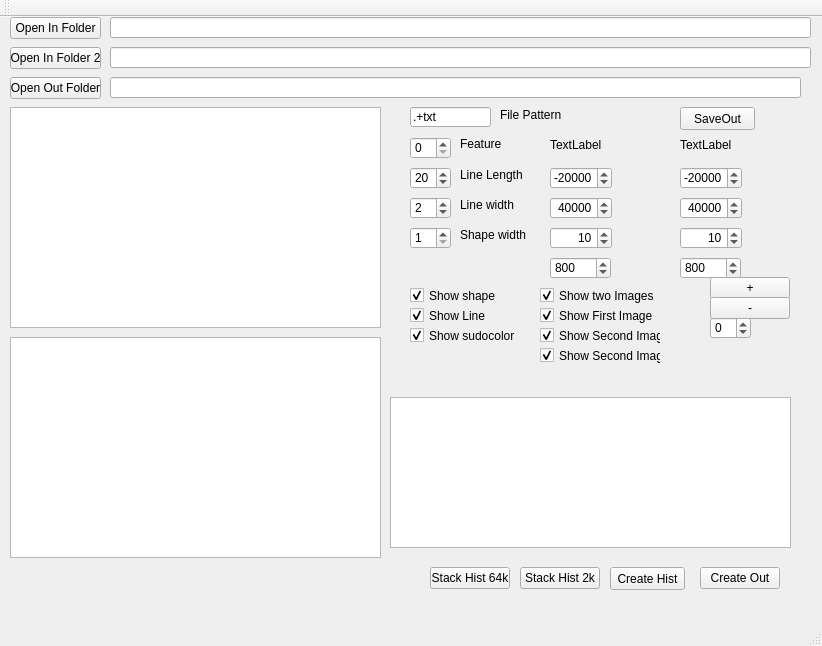
<?xml version="1.0" encoding="UTF-8"?>
<ui version="4.0">
 <class>MainWindow</class>
 <widget class="QMainWindow" name="MainWindow">
  <property name="geometry">
   <rect>
    <x>0</x>
    <y>0</y>
    <width>822</width>
    <height>646</height>
   </rect>
  </property>
  <property name="windowTitle">
   <string>MainWindow</string>
  </property>
  <widget class="QWidget" name="centralWidget">
   <widget class="QListWidget" name="FileListWidget">
    <property name="geometry">
     <rect>
      <x>10</x>
      <y>90</y>
      <width>371</width>
      <height>221</height>
     </rect>
    </property>
   </widget>
   <widget class="QPushButton" name="pushButton">
    <property name="geometry">
     <rect>
      <x>10</x>
      <y>0</y>
      <width>91</width>
      <height>22</height>
     </rect>
    </property>
    <property name="text">
     <string>Open In Folder</string>
    </property>
   </widget>
   <widget class="QLineEdit" name="DirectoryLineEdit">
    <property name="geometry">
     <rect>
      <x>110</x>
      <y>0</y>
      <width>701</width>
      <height>21</height>
     </rect>
    </property>
   </widget>
   <widget class="QLineEdit" name="RegexLineEdit">
    <property name="geometry">
     <rect>
      <x>410</x>
      <y>90</y>
      <width>81</width>
      <height>20</height>
     </rect>
    </property>
    <property name="text">
     <string>.+txt</string>
    </property>
   </widget>
   <widget class="QTextEdit" name="textEdit">
    <property name="geometry">
     <rect>
      <x>390</x>
      <y>380</y>
      <width>401</width>
      <height>151</height>
     </rect>
    </property>
   </widget>
   <widget class="QSpinBox" name="spinBoxLineLength">
    <property name="geometry">
     <rect>
      <x>410</x>
      <y>150</y>
      <width>41</width>
      <height>22</height>
     </rect>
    </property>
    <property name="value">
     <number>20</number>
    </property>
   </widget>
   <widget class="QSpinBox" name="spinBoxFeatureToShow">
    <property name="geometry">
     <rect>
      <x>410</x>
      <y>120</y>
      <width>41</width>
      <height>22</height>
     </rect>
    </property>
    <property name="maximum">
     <number>8</number>
    </property>
    <property name="value">
     <number>0</number>
    </property>
   </widget>
   <widget class="QSpinBox" name="spinBoxImposedLineThickness">
    <property name="geometry">
     <rect>
      <x>410</x>
      <y>180</y>
      <width>41</width>
      <height>22</height>
     </rect>
    </property>
    <property name="minimum">
     <number>1</number>
    </property>
    <property name="maximum">
     <number>10</number>
    </property>
    <property name="value">
     <number>2</number>
    </property>
   </widget>
   <widget class="QLabel" name="label">
    <property name="geometry">
     <rect>
      <x>500</x>
      <y>90</y>
      <width>71</width>
      <height>16</height>
     </rect>
    </property>
    <property name="text">
     <string>File Pattern</string>
    </property>
   </widget>
   <widget class="QLabel" name="label_2">
    <property name="geometry">
     <rect>
      <x>460</x>
      <y>150</y>
      <width>71</width>
      <height>16</height>
     </rect>
    </property>
    <property name="text">
     <string>Line Length</string>
    </property>
   </widget>
   <widget class="QLabel" name="label_3">
    <property name="geometry">
     <rect>
      <x>460</x>
      <y>120</y>
      <width>47</width>
      <height>13</height>
     </rect>
    </property>
    <property name="text">
     <string>Feature</string>
    </property>
   </widget>
   <widget class="QLabel" name="label_4">
    <property name="geometry">
     <rect>
      <x>460</x>
      <y>180</y>
      <width>61</width>
      <height>16</height>
     </rect>
    </property>
    <property name="text">
     <string>Line width</string>
    </property>
   </widget>
   <widget class="QSpinBox" name="spinBoxImposedShapeThickness">
    <property name="geometry">
     <rect>
      <x>410</x>
      <y>210</y>
      <width>41</width>
      <height>22</height>
     </rect>
    </property>
    <property name="minimum">
     <number>1</number>
    </property>
    <property name="maximum">
     <number>5</number>
    </property>
    <property name="value">
     <number>1</number>
    </property>
   </widget>
   <widget class="QLabel" name="label_5">
    <property name="geometry">
     <rect>
      <x>460</x>
      <y>210</y>
      <width>71</width>
      <height>16</height>
     </rect>
    </property>
    <property name="text">
     <string>Shape width</string>
    </property>
   </widget>
   <widget class="QCheckBox" name="checkBoxShowSape">
    <property name="geometry">
     <rect>
      <x>410</x>
      <y>270</y>
      <width>101</width>
      <height>17</height>
     </rect>
    </property>
    <property name="text">
     <string>Show shape</string>
    </property>
    <property name="checked">
     <bool>true</bool>
    </property>
   </widget>
   <widget class="QCheckBox" name="checkBoxShowLine">
    <property name="geometry">
     <rect>
      <x>410</x>
      <y>290</y>
      <width>91</width>
      <height>17</height>
     </rect>
    </property>
    <property name="text">
     <string>Show Line</string>
    </property>
    <property name="checked">
     <bool>true</bool>
    </property>
   </widget>
   <widget class="QCheckBox" name="checkBoxShowSudoColor">
    <property name="geometry">
     <rect>
      <x>410</x>
      <y>310</y>
      <width>111</width>
      <height>17</height>
     </rect>
    </property>
    <property name="text">
     <string>Show sudocolor</string>
    </property>
    <property name="checked">
     <bool>true</bool>
    </property>
   </widget>
   <widget class="QLineEdit" name="LineEditSaveDirectory">
    <property name="geometry">
     <rect>
      <x>110</x>
      <y>60</y>
      <width>691</width>
      <height>21</height>
     </rect>
    </property>
   </widget>
   <widget class="QPushButton" name="pushButtonChoseOutDir">
    <property name="geometry">
     <rect>
      <x>10</x>
      <y>60</y>
      <width>91</width>
      <height>22</height>
     </rect>
    </property>
    <property name="text">
     <string>Open Out Folder</string>
    </property>
   </widget>
   <widget class="QPushButton" name="pushButtonSaveOut">
    <property name="geometry">
     <rect>
      <x>680</x>
      <y>90</y>
      <width>75</width>
      <height>23</height>
     </rect>
    </property>
    <property name="text">
     <string>SaveOut</string>
    </property>
   </widget>
   <widget class="QLabel" name="labelFeatName">
    <property name="geometry">
     <rect>
      <x>550</x>
      <y>120</y>
      <width>101</width>
      <height>16</height>
     </rect>
    </property>
    <property name="text">
     <string>TextLabel</string>
    </property>
   </widget>
   <widget class="QDoubleSpinBox" name="doubleSpinBoxImMin">
    <property name="geometry">
     <rect>
      <x>550</x>
      <y>150</y>
      <width>62</width>
      <height>22</height>
     </rect>
    </property>
    <property name="alignment">
     <set>Qt::AlignRight|Qt::AlignTrailing|Qt::AlignVCenter</set>
    </property>
    <property name="decimals">
     <number>0</number>
    </property>
    <property name="minimum">
     <double>-65535.000000000000000</double>
    </property>
    <property name="maximum">
     <double>65535.000000000000000</double>
    </property>
    <property name="singleStep">
     <double>512.000000000000000</double>
    </property>
    <property name="value">
     <double>-20000.000000000000000</double>
    </property>
   </widget>
   <widget class="QDoubleSpinBox" name="doubleSpinBoxImMax">
    <property name="geometry">
     <rect>
      <x>550</x>
      <y>180</y>
      <width>62</width>
      <height>22</height>
     </rect>
    </property>
    <property name="alignment">
     <set>Qt::AlignRight|Qt::AlignTrailing|Qt::AlignVCenter</set>
    </property>
    <property name="decimals">
     <number>0</number>
    </property>
    <property name="maximum">
     <double>65535.000000000000000</double>
    </property>
    <property name="singleStep">
     <double>512.000000000000000</double>
    </property>
    <property name="value">
     <double>40000.000000000000000</double>
    </property>
   </widget>
   <widget class="QDoubleSpinBox" name="doubleSpinBoxProcTresh">
    <property name="geometry">
     <rect>
      <x>550</x>
      <y>210</y>
      <width>62</width>
      <height>22</height>
     </rect>
    </property>
    <property name="alignment">
     <set>Qt::AlignRight|Qt::AlignTrailing|Qt::AlignVCenter</set>
    </property>
    <property name="decimals">
     <number>0</number>
    </property>
    <property name="maximum">
     <double>65535.000000000000000</double>
    </property>
    <property name="singleStep">
     <double>1.000000000000000</double>
    </property>
    <property name="value">
     <double>10.000000000000000</double>
    </property>
   </widget>
   <widget class="QListWidget" name="File2ListWidget">
    <property name="geometry">
     <rect>
      <x>10</x>
      <y>320</y>
      <width>371</width>
      <height>221</height>
     </rect>
    </property>
   </widget>
   <widget class="QLineEdit" name="Directory2LineEdit">
    <property name="geometry">
     <rect>
      <x>110</x>
      <y>30</y>
      <width>701</width>
      <height>21</height>
     </rect>
    </property>
   </widget>
   <widget class="QPushButton" name="pushButton2">
    <property name="geometry">
     <rect>
      <x>10</x>
      <y>30</y>
      <width>91</width>
      <height>22</height>
     </rect>
    </property>
    <property name="text">
     <string>Open In Folder 2</string>
    </property>
   </widget>
   <widget class="QLabel" name="labelFeatName2">
    <property name="geometry">
     <rect>
      <x>680</x>
      <y>120</y>
      <width>101</width>
      <height>16</height>
     </rect>
    </property>
    <property name="text">
     <string>TextLabel</string>
    </property>
   </widget>
   <widget class="QDoubleSpinBox" name="doubleSpinBoxImMax2">
    <property name="geometry">
     <rect>
      <x>680</x>
      <y>180</y>
      <width>62</width>
      <height>22</height>
     </rect>
    </property>
    <property name="alignment">
     <set>Qt::AlignRight|Qt::AlignTrailing|Qt::AlignVCenter</set>
    </property>
    <property name="decimals">
     <number>0</number>
    </property>
    <property name="maximum">
     <double>65535.000000000000000</double>
    </property>
    <property name="singleStep">
     <double>512.000000000000000</double>
    </property>
    <property name="value">
     <double>40000.000000000000000</double>
    </property>
   </widget>
   <widget class="QDoubleSpinBox" name="doubleSpinBoxProcTresh2">
    <property name="geometry">
     <rect>
      <x>680</x>
      <y>210</y>
      <width>62</width>
      <height>22</height>
     </rect>
    </property>
    <property name="alignment">
     <set>Qt::AlignRight|Qt::AlignTrailing|Qt::AlignVCenter</set>
    </property>
    <property name="decimals">
     <number>0</number>
    </property>
    <property name="maximum">
     <double>65535.000000000000000</double>
    </property>
    <property name="singleStep">
     <double>1.000000000000000</double>
    </property>
    <property name="value">
     <double>10.000000000000000</double>
    </property>
   </widget>
   <widget class="QDoubleSpinBox" name="doubleSpinBoxImMin2">
    <property name="geometry">
     <rect>
      <x>680</x>
      <y>150</y>
      <width>62</width>
      <height>22</height>
     </rect>
    </property>
    <property name="alignment">
     <set>Qt::AlignRight|Qt::AlignTrailing|Qt::AlignVCenter</set>
    </property>
    <property name="decimals">
     <number>0</number>
    </property>
    <property name="minimum">
     <double>-65535.000000000000000</double>
    </property>
    <property name="maximum">
     <double>65535.000000000000000</double>
    </property>
    <property name="singleStep">
     <double>512.000000000000000</double>
    </property>
    <property name="value">
     <double>-20000.000000000000000</double>
    </property>
   </widget>
   <widget class="QCheckBox" name="checkBoxShowSecondIm">
    <property name="geometry">
     <rect>
      <x>540</x>
      <y>310</y>
      <width>121</width>
      <height>17</height>
     </rect>
    </property>
    <property name="text">
     <string>Show Second Image</string>
    </property>
    <property name="checked">
     <bool>true</bool>
    </property>
   </widget>
   <widget class="QCheckBox" name="checkBoxShowFirstIm">
    <property name="geometry">
     <rect>
      <x>540</x>
      <y>290</y>
      <width>121</width>
      <height>17</height>
     </rect>
    </property>
    <property name="text">
     <string>Show First Image</string>
    </property>
    <property name="checked">
     <bool>true</bool>
    </property>
   </widget>
   <widget class="QCheckBox" name="checkBoxShowTwoIm">
    <property name="geometry">
     <rect>
      <x>540</x>
      <y>270</y>
      <width>121</width>
      <height>17</height>
     </rect>
    </property>
    <property name="text">
     <string>Show two Images</string>
    </property>
    <property name="checked">
     <bool>true</bool>
    </property>
   </widget>
   <widget class="QPushButton" name="pushButtonPlus">
    <property name="geometry">
     <rect>
      <x>710</x>
      <y>260</y>
      <width>80</width>
      <height>22</height>
     </rect>
    </property>
    <property name="text">
     <string>+</string>
    </property>
   </widget>
   <widget class="QPushButton" name="pushButtonMinus">
    <property name="geometry">
     <rect>
      <x>710</x>
      <y>280</y>
      <width>80</width>
      <height>22</height>
     </rect>
    </property>
    <property name="text">
     <string>-</string>
    </property>
   </widget>
   <widget class="QSpinBox" name="spinBoxZOffset">
    <property name="geometry">
     <rect>
      <x>710</x>
      <y>300</y>
      <width>41</width>
      <height>22</height>
     </rect>
    </property>
    <property name="minimum">
     <number>-10</number>
    </property>
    <property name="maximum">
     <number>10</number>
    </property>
    <property name="value">
     <number>0</number>
    </property>
   </widget>
   <widget class="QPushButton" name="pushButtonCreateOut">
    <property name="geometry">
     <rect>
      <x>700</x>
      <y>550</y>
      <width>80</width>
      <height>22</height>
     </rect>
    </property>
    <property name="text">
     <string>Create Out</string>
    </property>
   </widget>
   <widget class="QPushButton" name="pushCreateHist">
    <property name="geometry">
     <rect>
      <x>610</x>
      <y>550</y>
      <width>75</width>
      <height>23</height>
     </rect>
    </property>
    <property name="text">
     <string>Create Hist</string>
    </property>
   </widget>
   <widget class="QPushButton" name="pushButtonCreateGlobalHist">
    <property name="geometry">
     <rect>
      <x>520</x>
      <y>550</y>
      <width>80</width>
      <height>22</height>
     </rect>
    </property>
    <property name="text">
     <string>Stack Hist 2k</string>
    </property>
   </widget>
   <widget class="QPushButton" name="pushButtonStackHist64k">
    <property name="geometry">
     <rect>
      <x>430</x>
      <y>550</y>
      <width>80</width>
      <height>22</height>
     </rect>
    </property>
    <property name="text">
     <string>Stack Hist 64k</string>
    </property>
   </widget>
   <widget class="QSpinBox" name="spinBoxIntensityThreshold">
    <property name="geometry">
     <rect>
      <x>550</x>
      <y>240</y>
      <width>61</width>
      <height>22</height>
     </rect>
    </property>
    <property name="maximum">
     <number>65535</number>
    </property>
    <property name="value">
     <number>800</number>
    </property>
   </widget>
   <widget class="QSpinBox" name="spinBoxIntensityThreshold2">
    <property name="geometry">
     <rect>
      <x>680</x>
      <y>240</y>
      <width>61</width>
      <height>22</height>
     </rect>
    </property>
    <property name="maximum">
     <number>65535</number>
    </property>
    <property name="value">
     <number>800</number>
    </property>
   </widget>
   <widget class="QCheckBox" name="checkBoxShowImageCombination">
    <property name="geometry">
     <rect>
      <x>540</x>
      <y>330</y>
      <width>121</width>
      <height>17</height>
     </rect>
    </property>
    <property name="text">
     <string>Show Second Image</string>
    </property>
    <property name="checked">
     <bool>true</bool>
    </property>
   </widget>
  </widget>
  <widget class="QMenuBar" name="menuBar">
   <property name="geometry">
    <rect>
     <x>0</x>
     <y>0</y>
     <width>822</width>
     <height>21</height>
    </rect>
   </property>
  </widget>
  <widget class="QToolBar" name="mainToolBar">
   <attribute name="toolBarArea">
    <enum>TopToolBarArea</enum>
   </attribute>
   <attribute name="toolBarBreak">
    <bool>false</bool>
   </attribute>
  </widget>
  <widget class="QStatusBar" name="statusBar"/>
 </widget>
 <layoutdefault spacing="6" margin="11"/>
 <resources/>
 <connections/>
</ui>
